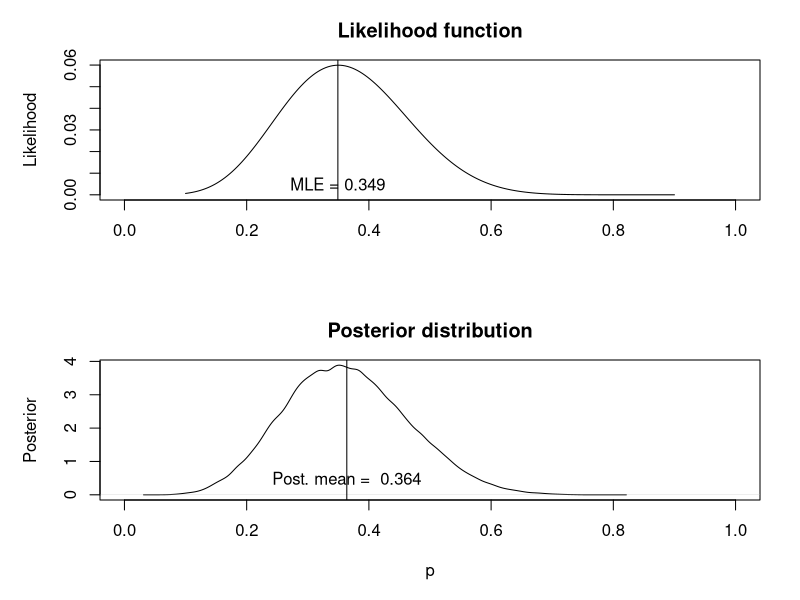

R code for this plot: (Note: this script raises an error after producing the figure.)
## Chapter 2 Kery
## WHAT ARE HIERARCHICAL MODELS AND HOW DO WE ANALYZE THEM?

## 2.1 Introduction

## 2.2 Random Variables, Probability Density Functions, Statistical Models, Probability, and Statistical Inference

## 2.3 Hierarchical Models (HMs)

## 2.4 Classical Inference Based on Likelihood

## 2.5 Bayesian Inference

## In Bayesian inference, we use probability directly to characterize
## uncertainty about parameters whereas in classical inference probability is used to characterize operating
## properties of statistical procedures.

## Bayesian inference is characterized by two features: 
## 1) posterior inference
## 2) regarding all parameters as realizations of random variables

## Bayes rule 
## [z|y] = [y|z][z]\[y]
## posterior = likelihood*prior/marginalization

## [z|y] = conditional probability distribution of z given y (the probability of z being true given y)
## [y|z] = conditional probability distribution of y given z (the probability of y being true given z)
## [z] = marginal distribution of z (the probability of z being true)
## [y] = marginal distribution of y (the probability of y being true)

## we can think of this as a way of updating our prior knowledge about an unknown
## quantity (expressed by [z]) with information obtained from the data ([y|z]).

## for example, in occupancy modeling terms:
## Pr(present|not detected) = Pr(not detected|present)*Pr(present) \ Pr(not detected)
## the probability a species is present given the absense of detection (the posterior)
## equals the probability that a species is not detected given being present (the likelihood)
## multiplied by the probability that a species is present (the prior)
## divided by the probability that a species is not detected (marginalization)

## another example in our modeling context:
## [model|data] = [data|model][model] \ [data]

## Regarding choosing priors:
## majority of time, chosen to express a lack of specific information to 'let the data speak'
## however can be chosen based on information from a comparable previous study, i.e. sequentially across years
## informative priors can be useful if you have a parameter that is technically undefinable
## according to Kery: we generally recommend the use of priors that are meant to reflect a lack of information

## TODO QUESTION: For our lab's modeling approach, what type of priors do we typically use?

## 2.6 Basic Markov Chain Monte Carlo (MCMC)

## a class of methods for drawing random samples (i.e., simulating) from the target posterior distribution (or any distribution for that matter).

## any particular MCMC algorithm needs to run for some number of iterations before the
## Markov chain “converges” to the target posterior distribution. Samples from this early, transitional
## period, called the “burn-in” or “warm-up,” are discarded and not used in characterizing posterior
## summaries.

## 2.6.2 ILLUSTRATION: USING MH FOR A BINOMIAL MODEL
# Simulate data
set.seed(2016)
y <- rbinom(2, size=10, p = 0.5)
# Define the joint distribution ([ likelihood) which we will maximize
jointdis <- function(data, J, p){
  prod(dbinom(data, size=J, p=p))
}
# Posterior is proportional to likelihood times prior
posterior <- function(p, data, J, a, b){
  prod(dbinom(data, size=J, p=p)) * dbeta(p, a, b)
}

# Do 100,000 MCMC iterations using Metropolis algorithm
# Assume vague prior which is beta(1,1) [ Unif(0,1)
mcmc.iters <- 100000
out <- rep(NA, mcmc.iters)

# Starting value
p <- 0.2
# Begin the MCMC loop
for(i in 1:mcmc.iters){
  # Use a uniform candidate generator (not efficient)
  p.cand <- runif(1, 0, 1)
  # Alternative: random walk proposal
  # p.cand <- rnorm(1, p, 0.05) # Need to reject if > 1 or < 0
  # if(p.cand < 0 | p.cand > 1 ) next
  r <- posterior(p=p.cand, y, J=10, a=1, b=1) / posterior(p=p, y, J=10, a=1, b=1)
  # Generate a uniform r.v. and compare with "r", this imposes the
  # correct probability of acceptance
  if(runif(1) < r)
    p <- p.cand
  # Save the current value of p
  out[i] <- p
}

mean(out)

sd(out)

quantile(out, c(0.025, 0.975))

# Evaluate likelihood for a grid of values of p
p.grid <- seq(0.1, 0.9, , 200)
likelihood <- rep(NA, 200)
for(i in 1:200){
  likelihood[i] <- jointdis(y, J=10, p=p.grid[i])
}

par(mfrow=c(2,1), mar = c(5,5,3,2))
plot(p.grid, likelihood, xlab="", ylab="Likelihood", xlim=c(0,1), ty = "l", main =
       "Likelihood function")
p.hat <- p.grid[likelihood == max(likelihood)]
abline(v = p.hat)
text(p.hat, 0.005, paste("MLE = ", round(p.hat, 3), sep= ""))
plot(density(out), xlim=c(0,1), main = "Posterior distribution", xlab = "p",
     ylab = "Posterior")
p.mean <- mean(out)
abline(v = p.mean)
text(p.mean, 0.5, paste("Post. mean = ", round(p.mean, 3),sep=" "))

## 2.6.3 METROPOLIS ALGORITHM FOR MULTIPARAMETER MODELS

log.posterior <- function(beta0, beta1, z, vegHt){
  # Note: "z" and "vegHt" must be input
  loglike <- -1 * negLogLike(c(beta0, beta1), z, vegHt)
  logprior <- dnorm(c(beta0, beta1), 0, 10, log=TRUE)
  return(loglike + logprior[1] + logprior[2])
}

niter <- 50000
out <- matrix(NA, niter, 2, dimnames = list(NULL, c("beta0", "beta1")))
# Initialize parameters
beta0 <- rnorm(1)
beta1 <- rnorm(1)
# Current value of the log(posterior)
logpost.curr <- log.posterior(beta0, beta1, z, vegHt)
# Run MCMC algorithm
for(i in 1:niter){
  if(i %% 1000 == 0) # report progress
    cat("iter", i, "yn")
  # Update intercept (beta0)
  # Propose candidate values of beta
  # If the proposal was not symmetric, would be Metrop-*Hastings*
  beta0.cand <- rnorm(1, beta0, 0.3) # 0.3 is tuning parameter
  # Evaluate the log(posterior)
  logpost.cand <- log.posterior(beta0.cand, beta1, z, vegHt)
  # Compute Metropolis acceptance probability, r
  r <- exp(logpost.cand - logpost.curr)
  # Keep candidate if it meets criterion (u < r)
  if(runif(1) < r){
    beta0 <- beta0.cand
    logpost.curr <- logpost.cand
  }
  # Update slope (beta1)
  beta1.cand <- rnorm(1, beta1, 0.3) # 0.3 is tuning parameter
  # Evaluate the log(posterior)
  logpost.cand <- log.posterior(beta0, beta1.cand, z, vegHt)
  # Compute Metropolis acceptance probability
  r <- exp(logpost.cand - logpost.curr)
  # Keep candidate if it meets criterion (u < r)
  if(runif(1) < r){
    beta1 <- beta1.cand
    logpost.curr <- logpost.cand
  }
  out[i,] <- c(beta0, beta1) # Save samples for iteration
}
# Plot
layout(rbind(c(1,1),
             c(2,2),
             c(3,4)), respect = T) # <- play with these settings
par(oma=c(0,0,0,0),mar=c(5,4,1,1))
plot(out[,1], type="l", xlab="Iteration", ylab="beta0")
plot(out[,2], type="l", xlab="Iteration", ylab="beta1")
plot(density(out[,1]), xlab="beta0", main="")
plot(density(out[,2]), xlab="beta1", main="")

## 2.6.7 BAYESIAN ANALYSIS OF HMs
psi <- plogis(-3 + 2*vegHt) # occupancy probability
z <- rbinom(M, 1, psi) # realised presence/absence
p <- 0.6 # detection probability
J <- 3 # sample each site 3 times
y <-rbinom(M, J, p*z) # observed detection frequency
# Number of MCMC iterations to to
niter <- 50000
# Matrix to hold the simulated values
out <- matrix(NA, niter, 3, dimnames = list(NULL, c("beta0", "beta1", "p")))
# Initialize parameters, likelihood, and priors
starting.values <- c(beta0=0, beta1=0)
beta0 <- starting.values[1]
beta1 <- starting.values[2]
z <-ifelse(y>0, 1, 0)
p <- 0.2

# NOTE: using logistic reg. likelihood function here (defined previously)
loglike <- -1*negLogLike(c(beta0, beta1), z, vegHt)
logprior <- dnorm(c(beta0, beta1), 0, 10, log=TRUE)
# Run MCMC algorithm
for(i in 1:niter) {
  if(i %% 1000 ==0 ) # report progress
    cat("iter", i, "yn")
  # PART 1 of algorithm -- same as before
  # Update intercept (beta0)
  # propose candidate values of beta
  beta0.cand <- rnorm(1, beta0, 0.3) # 0.3 is tuning parameter
  # evaluate likelihood and priors for candidates
  loglike.cand <- -1*negLogLike(c(beta0.cand, beta1), z, vegHt)
  logprior.cand <- dnorm(beta0.cand, 0, 10, log=TRUE)
  # Compute Metropolis acceptance probability (r)
  r <- exp((loglike.cand+logprior.cand) - (loglike + logprior[1]))
  # Keep candidate if it meets the criterion
  if(runif(1) < r){
    beta0 <- beta0.cand
    loglike <- loglike.cand
    logprior[1] <- logprior.cand
  }
  # Update slope (beta1)
  beta1.cand <- rnorm(1, beta1, 0.3) # 0.3 is tuning parameter
  # evaluate likelihood and priors for candidates
  loglike.cand <- -1*negLogLike(c(beta0,beta1.cand), z, vegHt)
  logprior.cand <- dnorm(beta1.cand, 0, 10, log=TRUE)
  # Compute Metropolis acceptance probability r
  r <- exp((loglike.cand+logprior.cand) - (loglike + logprior[2]))
  # Keep the candidates if they meet the criterion
  if(runif(1) < r) {
    beta1 <- beta1.cand
    loglike <- loglike.cand
    logprior[2] <- logprior.cand
  }
  # Part 2 of the algorithm
  # update z. Note we only need to update z if y=0.
  # The full conditional has known form
  psi <- plogis(beta0 + beta1 * vegHt)
  psi.cond <- dbinom(0,J,p) * psi /(dbinom(0, J, p) * psi + (1-psi))
  z[y==0] <- rbinom(sum(y==0), 1, psi.cond[y==0])
  loglike <- -1 * negLogLike(c(beta0, beta1), z, vegHt)
  
  # Part 3: update p
  ## The commented code will update p using Metropolis
  ## loglike.p <- sum(log(dbinom(y[z==1],J,p)))
  ## p.cand <- runif(1, 0, 1)
  ## loglike.p.cand <- sum(log(dbinom(y[z==1], J, p.cand)))
  ## if(runif(1) < exp(loglike.p.cand-loglike.p))
  ## p <- p.cand
  ## This bit draws p directly from its full conditional
  p <- rbeta(1, 1+ sum(y), sum(z)*J +1 - sum(y) )
  # Save MCMC samples
  out[i,] <- c(beta0,beta1,p)
}
# Plot bivariate representation of joint posterior
pairs(out)
# Trace/history plots for each parameter (Fig. 2.8)
op <- par(mfrow=c(2,1))
plot(out[,1], type="l", xlab="Iteration", ylab="beta0")
abline(h = mean(out[,1]), col = "blue", lwd = 2)
abline(h = -3, col = "red", lwd = 2)
plot(out[,2], type="l", xlab="Iteration", ylab="beta1")
abline(h = mean(out[,2]), col = "blue", lwd = 2)
abline(h = 2, col = "red", lwd = 2)


## 2.7 Model Selection and Averaging

## 2.8 Assessment of Model Fit

## 2.8.1 PARAMETRIC BOOTSTRAPPING EXAMPLE
sim.data <- function(beta0 = -3, beta1 = 2, p = 0.6, x=NULL){
  # Function allows input of covariate "x", or simulates new
  M <- 100
  if(is.null(x))
    vegHt <- runif(M, 1, 3) # uniform from 1 to 3
  # Suppose that occupancy probability increases with vegHt
  # The relationship is described (default) by an intercept of -3 and
  # a slope parameter of 2 on the logit scale
  # plogis is the inverse-logit (constrains us back to the [0-1] scale)
  psi <- plogis(beta0 + beta1*vegHt)
  # Now we simulated true presence/absence for 100 sites
  z <- rbinom(M, 1, psi)
  # Now generate observations
  J <- 3 # sample each site 3 times
  y <- rbinom(M,J,p*z)
  list(y=y, J=J, vegHt=vegHt)
}

# This is the negative log-likelihood based on the marginal distribution
# of y. It is the pmf of a zero-inflated binomial random variable.
#
negLogLikeocc <- function(beta, y, x, J) {
  beta0 <- beta[1]
  beta1 <- beta[2]
  p <- plogis(beta[3])
  psi <- plogis(beta0 + beta1*x)
  marg.likelihood <- dbinom(y, J, p) * psi + ifelse(y==0, 1, 0) * (1-psi)
  return(-sum(log(marg.likelihood)))
}

data <- sim.data() # Generate a data set
# Let's minimize the negative log-likelihood
starting.values <- c(beta0=0, beta1=0, logitp=0)
opt.out <- optim(starting.values, negLogLikeocc, y=data$y, x=data$vegHt,J=data$J,
                 hessian=TRUE)
(mles <- opt.out$par)
# Make a table with estimates, SEs, and 95% CI
mle.table <- data.frame(Est=mles,
                        SE = sqrt(diag(solve(opt.out$hessian))))
mle.table$lower <- mle.table$Est - 1.96*mle.table$SE
mle.table$upper <- mle.table$Est + 1.96*mle.table$SE
mle.table

# Define a fit statistic
fitstat <- function(y, Ey){
  sum((sqrt(y) - sqrt(Ey)))
}
# Compute it for the observed data
T.obs <- fitstat(y, J*plogis(mles[1] + mles[2]*vegHt)*plogis(mles[3]))
# Get bootstrap distribution of fit statistic
T.boot <- rep(NA, 100)
for(i in 1:100){
  # Simulate a new data set and extract the elements. Note we use
  # the previously simulated "vegHt" covariate
  data <- sim.data(beta0=mles[1],beta1=mles[2],p=plogis(mles[3]),x=vegHt)
  # Next we fit the model
  starting.values <- c(0,0,0)
  opt.out <- optim(starting.values, negLogLikeocc, y=data$y, x= data$vegHt, J=data$J,
                   hessian=TRUE)
  (parms <- opt.out$par)
  # Obtain the fit statistic
  T.boot[i]<- fitstat(y, J*plogis(parms[1] + parms[2]*vegHt)*plogis(parms[3]) )
}

(T.obs)

summary(T.boot)



## 2.9 Summary and Outlook

## Exercises

# 1. You should be able to apply Bayes’ rule to the peregrine falcon example earlier in this chapter to
# compute the distribution of X|Y. That is: how many fledged young are there, given that we have
# detected birds on 0, 1, 2, . , J visits?

## Bayes rule 
## [z|y] = [y|z][z]\[y]
## posterior = likelihood*prior/marginalization

## Pr(fledged_young|detected) = Pr(detected|fledged_young)*Pr(fledged_young) / Pr(detected)





# 2. For the bootstrap GoF analysis done on the occupancy model, we found that the model appears to
# fit the data well. Try fitting the wrong model; i.e., without the vegHt covariate, and see if the
# model fails the GoF test.



# 3. Where we talked about prior distributions and sensitivity we said “if we have a flat prior on
# logit(p) for some probability parameter p, this is very different from having a Uniform(0,1) prior
# on p.” Evaluate this by simulating data for different priors on logit(p) and then back-transforming
# the simulated values to see what the implied prior is for p. Find a normal prior for logit(p) that is
# approximately uniform on [0,1] for p.



# 4. Use a Metropolis or MH algorithm to simulate Normal(0,1) random variables if all you have
# access to is a uniform random number generator. Of course you also know the mathematical form
# for the normal pdf but you do not have a normal random number generator at hand. Verify that
# your simulated data have the required normal distribution by making a histogram and computing
# summary statistics.